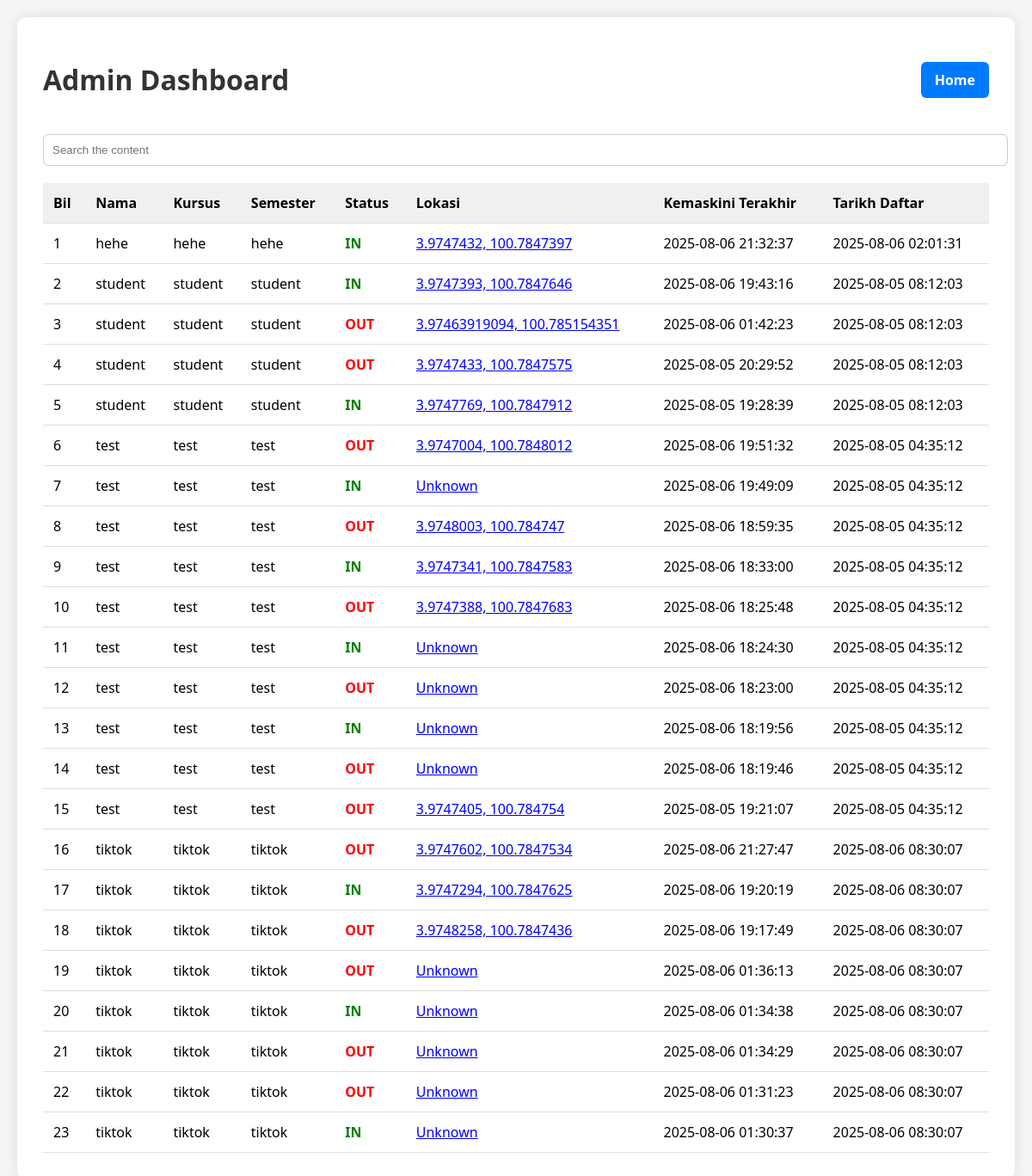
The app's page /admindashboard.php with its own data.
### tables this page shows
CREATE TABLE `student_log` (
  `id` int(11) NOT NULL,
  `student_id` int(11) NOT NULL,
  `status` enum('IN','OUT') NOT NULL,
  `location` varchar(255) DEFAULT NULL,
  `timestamp` datetime DEFAULT current_timestamp()
);

CREATE TABLE `students` (
  `id` int(11) NOT NULL,
  `name` varchar(100) NOT NULL,
  `course` varchar(100) NOT NULL,
  `semester` varchar(20) NOT NULL,
  `password` varchar(255) NOT NULL,
  `device_token` varchar(255) DEFAULT NULL,
  `created_at` timestamp NULL DEFAULT current_timestamp()
);

### admindashboard.php (the view, shortened to what this page needs)
<?php
$servername = "sql206.infinityfree.com";
$username   = "if0_39634793";
$password   = "testingbdserver";
$dbname     = "if0_39634793_pbdouting";
$conn = new mysqli($servername, $username, $password, $dbname);
$sql = "SELECT s.*, l.status, l.location, l.timestamp
        FROM students s
        LEFT JOIN student_log l ON s.id = l.student_id
        ORDER BY s.name, l.timestamp DESC";
$result = $conn->query($sql);
?>
<!DOCTYPE html>
<html lang="en">
<head>
</head>
<body>
<div class="container">
  <div class="top-bar">
    <h1>Admin Dashboard</h1>
    <a href="index.html" class="home-button">Home</a>
  </div>
  <input type="text" id="searchInput" onkeyup="searchTable()" placeholder="Search the content">
  <table>
    <thead>
      <tr>
        <th>Bil</th>
        <th>Nama</th>
        <th>Kursus</th>
        <th>Semester</th>
        <th>Status</th>
        <th>Lokasi</th>
        <th>Kemaskini Terakhir</th>
        <th>Tarikh Daftar</th>
      </tr>
    </thead>
    <tbody>
    <?php
    $bil = 1;
    while ($row = $result->fetch_assoc()): ?>
      <tr>
        <td><?= $bil++ ?></td>
        <td><?= htmlspecialchars($row['name']) ?></td>
        <td><?= htmlspecialchars($row['course']) ?></td>
        <td><?= htmlspecialchars($row['semester']) ?></td>
        <td>
          <?php
            if ($row['status'] === 'OUT') {
              echo '<span class="status-out">OUT</span>';
            } elseif ($row['status'] === 'IN') {
              echo '<span class="status-in">IN</span>';
            } else {
              echo '—';
            }
          ?>
        </td>
        <td>
          <?php
            if (!empty($row['location'])) {
              $loc = htmlspecialchars($row['location']);
              echo "<a href=\"https://www.google.com/maps?q=$loc\" target=\"_blank\">$loc</a>";
            } else {
              echo '-';
            }
          ?>
        </td>
        <td><?= htmlspecialchars($row['timestamp'] ?? '-') ?></td>
        <td><?= htmlspecialchars($row['created_at']) ?></td>
      </tr>
    <?php endwhile; ?>
    </tbody>
  </table>
</div>
</body>
</html>

### admindashboard.php (style rules this page uses)
body { font-family: 'Segoe UI', sans-serif; background: #f5f5f5; margin: 0; padding: 20px; }
.container { max-width: 1100px; margin: auto; background: white; padding: 30px; border-radius: 10px; box-shadow: 0 0 15px rgba(0,0,0,0.1); }
.top-bar { display: flex; justify-content: space-between; align-items: center; margin-bottom: 20px; }
h1 { color: #333; }
.home-button { background-color: #007bff; color: white; padding: 10px 16px; border: none; border-radius: 6px; text-decoration: none; font-weight: bold; }
input[type="text"] { width: 100%; padding: 10px; margin-bottom: 20px; border: 1px solid #ccc; border-radius: 6px; }
table { width: 100%; border-collapse: collapse; }
th, td { padding: 12px; text-align: left; border-bottom: 1px solid #ddd; }
th { background-color: #f0f0f0; }
.status-out { color: red; font-weight: bold; }
.status-in { color: green; font-weight: bold; }
a { color: blue; text-decoration: underline; }

### records on screen
student_log: student.name "hehe", student.course "hehe", student.semester "hehe", status "IN", location "3.9747432, 100.7847397", timestamp "2025-08-06 21:32:37", student.created_at "2025-08-06 02:01:31"
student_log: student.name "student", student.course "student", student.semester "student", status "IN", location "3.9747393, 100.7847646", timestamp "2025-08-06 19:43:16", student.created_at "2025-08-05 08:12:03"
student_log: student.name "student", student.course "student", student.semester "student", status "OUT", location "3.97463919094, 100.785154351", timestamp "2025-08-06 01:42:23", student.created_at "2025-08-05 08:12:03"
student_log: student.name "student", student.course "student", student.semester "student", status "OUT", location "3.9747433, 100.7847575", timestamp "2025-08-05 20:29:52", student.created_at "2025-08-05 08:12:03"
student_log: student.name "student", student.course "student", student.semester "student", status "IN", location "3.9747769, 100.7847912", timestamp "2025-08-05 19:28:39", student.created_at "2025-08-05 08:12:03"
student_log: student.name "test", student.course "test", student.semester "test", status "OUT", location "3.9747004, 100.7848012", timestamp "2025-08-06 19:51:32", student.created_at "2025-08-05 04:35:12"
student_log: student.name "test", student.course "test", student.semester "test", status "IN", location "Unknown", timestamp "2025-08-06 19:49:09", student.created_at "2025-08-05 04:35:12"
student_log: student.name "test", student.course "test", student.semester "test", status "OUT", location "3.9748003, 100.784747", timestamp "2025-08-06 18:59:35", student.created_at "2025-08-05 04:35:12"
student_log: student.name "test", student.course "test", student.semester "test", status "IN", location "3.9747341, 100.7847583", timestamp "2025-08-06 18:33:00", student.created_at "2025-08-05 04:35:12"
student_log: student.name "test", student.course "test", student.semester "test", status "OUT", location "3.9747388, 100.7847683", timestamp "2025-08-06 18:25:48", student.created_at "2025-08-05 04:35:12"
student_log: student.name "test", student.course "test", student.semester "test", status "IN", location "Unknown", timestamp "2025-08-06 18:24:30", student.created_at "2025-08-05 04:35:12"
student_log: student.name "test", student.course "test", student.semester "test", status "OUT", location "Unknown", timestamp "2025-08-06 18:23:00", student.created_at "2025-08-05 04:35:12"
student_log: student.name "test", student.course "test", student.semester "test", status "IN", location "Unknown", timestamp "2025-08-06 18:19:56", student.created_at "2025-08-05 04:35:12"
student_log: student.name "test", student.course "test", student.semester "test", status "OUT", location "Unknown", timestamp "2025-08-06 18:19:46", student.created_at "2025-08-05 04:35:12"
student_log: student.name "test", student.course "test", student.semester "test", status "OUT", location "3.9747405, 100.784754", timestamp "2025-08-05 19:21:07", student.created_at "2025-08-05 04:35:12"
student_log: student.name "tiktok", student.course "tiktok", student.semester "tiktok", status "OUT", location "3.9747602, 100.7847534", timestamp "2025-08-06 21:27:47", student.created_at "2025-08-06 08:30:07"
student_log: student.name "tiktok", student.course "tiktok", student.semester "tiktok", status "IN", location "3.9747294, 100.7847625", timestamp "2025-08-06 19:20:19", student.created_at "2025-08-06 08:30:07"
student_log: student.name "tiktok", student.course "tiktok", student.semester "tiktok", status "OUT", location "3.9748258, 100.7847436", timestamp "2025-08-06 19:17:49", student.created_at "2025-08-06 08:30:07"
student_log: student.name "tiktok", student.course "tiktok", student.semester "tiktok", status "OUT", location "Unknown", timestamp "2025-08-06 01:36:13", student.created_at "2025-08-06 08:30:07"
student_log: student.name "tiktok", student.course "tiktok", student.semester "tiktok", status "IN", location "Unknown", timestamp "2025-08-06 01:34:38", student.created_at "2025-08-06 08:30:07"
student_log: student.name "tiktok", student.course "tiktok", student.semester "tiktok", status "OUT", location "Unknown", timestamp "2025-08-06 01:34:29", student.created_at "2025-08-06 08:30:07"
student_log: student.name "tiktok", student.course "tiktok", student.semester "tiktok", status "OUT", location "Unknown", timestamp "2025-08-06 01:31:23", student.created_at "2025-08-06 08:30:07"
student_log: student.name "tiktok", student.course "tiktok", student.semester "tiktok", status "IN", location "Unknown", timestamp "2025-08-06 01:30:37", student.created_at "2025-08-06 08:30:07"
